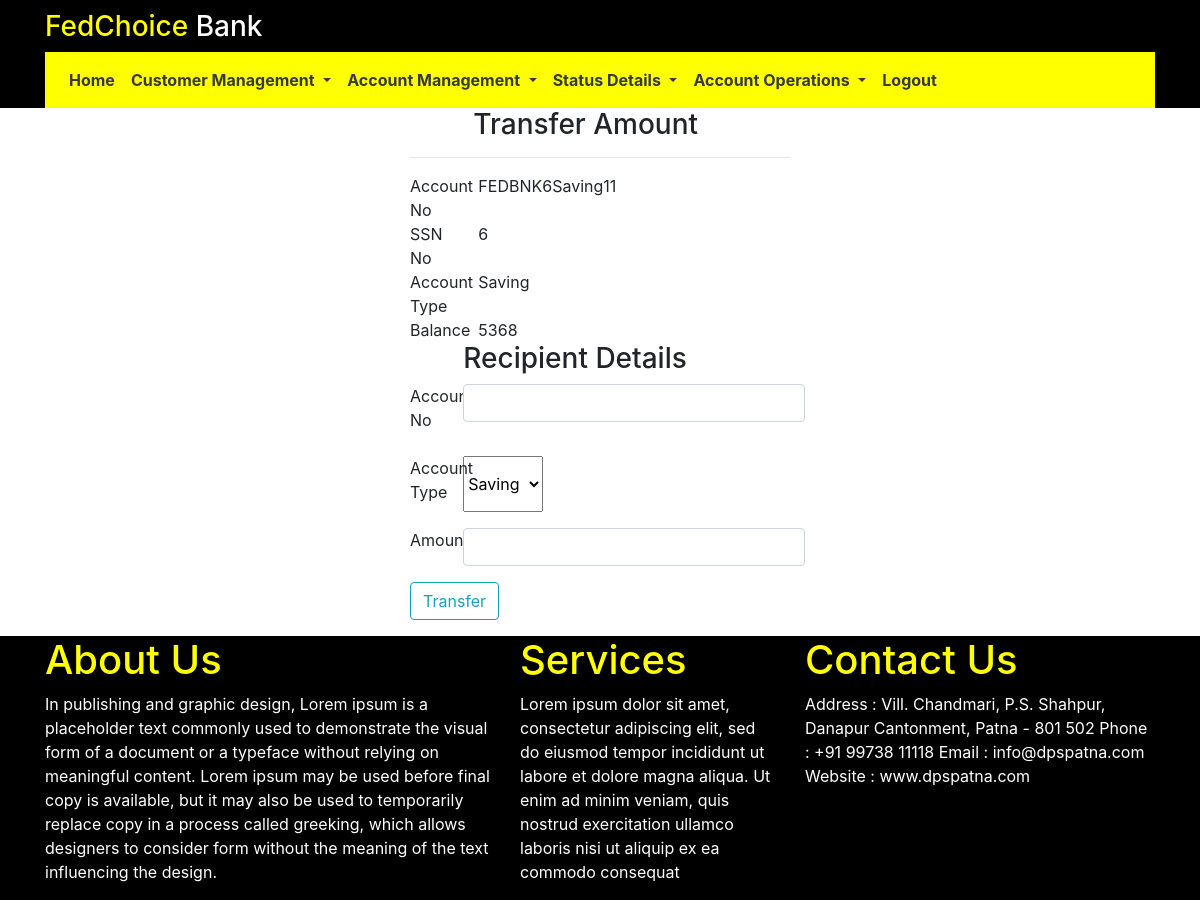
The page /finish_transfer?account_no=FEDBNK6Saving11 (signed in) on the database its author committed.
### RetailBank/models.py (models this page shows, shortened)
class Account(db.Model):
	account_no = db.Column(db.String(22),primary_key=True)
	ssd_id = db.Column(db.Integer,ForeignKey('customer.ssd_id'))
	account_type = db.Column(db.String(10),nullable=False)
	deposit_amount = db.Column(db.Integer,nullable=False)

### RetailBank/routes.py (the view, shortened to what this page needs)
@app.route('/finish_transfer',methods=['GET','POST'])
@login_required
def finish_transfer():
	account_no = request.args.get('account_no')
	acc = Account.query.filter_by(account_no=account_no).first()
	ssn_no = acc.ssd_id
	account_type = acc.account_type
	balance = acc.deposit_amount
	account_type = acc.account_type
	return render_template('transfer_money.html',account_no=account_no,ssn_no=ssn_no,account_type=account_type,balance=balance)

### RetailBank/models.py (called while the page is built)
@login_manager.user_loader
def load_user(user_id):
    return userstore.query.get(int(user_id))

### RetailBank/templates/transfer_money.html (shortened to what this page needs)
{% extends 'base.html'%}
{% block content %}
<div class="row">
    <div class="col-md-4"></div>
    <div class="col-md-4">
        <h3 class="offset-2">Transfer Amount</h3>
        <hr>
        <div class="row">
            <div class="col-md-2">
                Account No
            </div>
            <div class="col-md-10">
                {{account_no}}
            </div>
        </div>
        <div class="row">
            <div class="col-md-2">
                SSN No
            </div>
            <div class="col-md-10">
                {{ssn_no}}
            </div>
        </div>
        <div class="row">
            <div class="col-md-2">
                Account Type
            </div>
            <div class="col-md-10">
                {{account_type}}
            </div>
        </div>
        <div class="row">
            <div class="col-md-2">
                Balance
            </div>
            <div class="col-md-10">
                {{balance}}
            </div>
        </div>
        <div class="row">
            <h3 class="offset-2">
                Recipient Details
            </h3>
        </div>
        <form action="" method="POST">
            <div class="form-group row">
                <label for="account_no" class="col-md-2">Account No</label>
                <input type="text" name="account_no" class="col-md-10 form-control">
            </div>
            <div class="form-group row">
                <label for="account_type" class="col-md-2">Account Type</label>
                <select name="account_type" id="">
                    <option value="Saving">Saving</option>
                </select>
            </div>
            <div class="form-group row">
                <label for="deposit_amount" class="col-md-2">Amount</label>
                <input type="text" name="deposit_amount" class="col-md-10 form-control">
            </div>
            <div class="form-group">
                <input type="submit" class="btn btn-outline-info" value="Transfer">
            </div>
        </form>
    </div>
    <div class="col-md-4"></div>
</div>
{% endblock %}

### rows shown on the page
Account: account_no "FEDBNK6Saving11", account_type "Saving", deposit_amount "5368"

### other values the page prints
{{ ssn_no }} "6"
